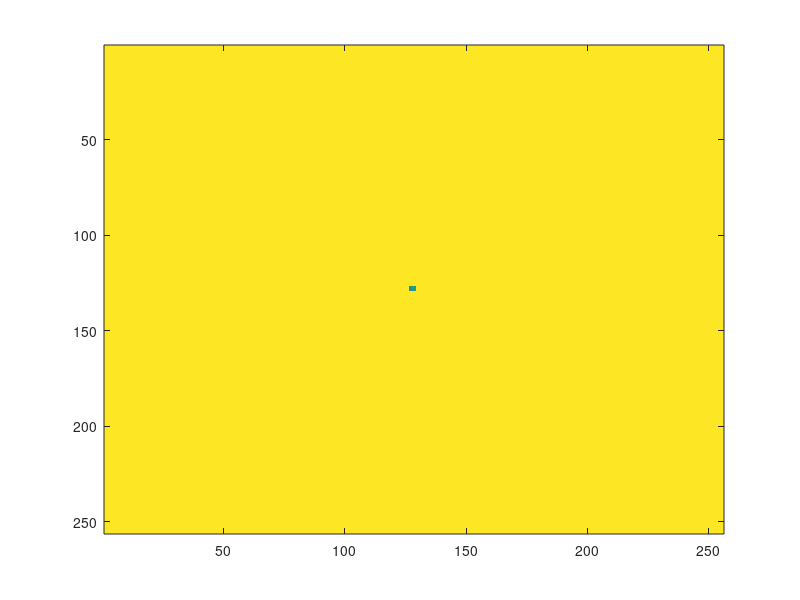

Write MATLAB code to recreate this figure. (Note: this script raises an error after producing the figure.)
% シミュレーションの各パラメタ
SPACE_GRID_SIZE = 256;
dx = 0.01;
dt = 1;
VISUALIZATION_STEP = 8; % 何ステップごとに画面を更新するか。
FLAME_RATE = 1000;

% モデルの各パラメタ
Du = 2e-5;
Dv = 1e-5;
% f = 0.04; k = 0.06; % amorphous
% f = 0.035; k = 0.065; % spots
% f = 0.012; k = 0.05; % wandering bubbles
% f = 0.02504; k = 0.05; % waves
% f = 0.022; k = 0.051; % stripe


% 初期化
u = ones(SPACE_GRID_SIZE, SPACE_GRID_SIZE);
v = zeros(SPACE_GRID_SIZE, SPACE_GRID_SIZE);

% 中央にSQUARE_SIZE四方の正方形を置く
SQUARE_SIZE = 2;
SPACE_GRID_SIZE_DIV2 = floor(SPACE_GRID_SIZE / 2);
SQUARE_SIZE_DIV2 = floor(SQUARE_SIZE / 2);
u(SPACE_GRID_SIZE_DIV2 - SQUARE_SIZE_DIV2:SPACE_GRID_SIZE_DIV2 + SQUARE_SIZE_DIV2, SPACE_GRID_SIZE_DIV2 - SQUARE_SIZE_DIV2:SPACE_GRID_SIZE_DIV2 + SQUARE_SIZE_DIV2) = 0.5;
v(SPACE_GRID_SIZE_DIV2 - SQUARE_SIZE_DIV2:SPACE_GRID_SIZE_DIV2 + SQUARE_SIZE_DIV2, SPACE_GRID_SIZE_DIV2 - SQUARE_SIZE_DIV2:SPACE_GRID_SIZE_DIV2 + SQUARE_SIZE_DIV2) = 0.25;

% 対称性を壊すために、少しノイズを入れる
u = u + rand(SPACE_GRID_SIZE, SPACE_GRID_SIZE) * 0.1;
v = v + rand(SPACE_GRID_SIZE, SPACE_GRID_SIZE) * 0.1;

figure
imagesc(u, [0 1])
pause(1 / FLAME_RATE)

while true

    for t = 1:VISUALIZATION_STEP
        % ラプラシアンの計算
        laplacian_u = (circshift(u, 1, 1) + circshift(u, -1, 1) + circshift(u, 1, 2) + circshift(u, -1, 2) - 4 * u) / (dx * dx);
        laplacian_v = (circshift(v, 1, 1) + circshift(v, -1, 1) + circshift(v, 1, 2) + circshift(v, -1, 2) - 4 * v) / (dx * dx);
        % Gray - Scottモデル方程式
        dudt = Du * laplacian_u - u .* v .* v + f * (1.0 - u);
        dvdt = Dv * laplacian_v + u .* v .* v - (f + k) * v;
        u = u + dt * dudt;
        v = v + dt * dvdt;
    end

    % 表示をアップデート
    imagesc(u, [0 1])
    pause(1 / FLAME_RATE)
end
